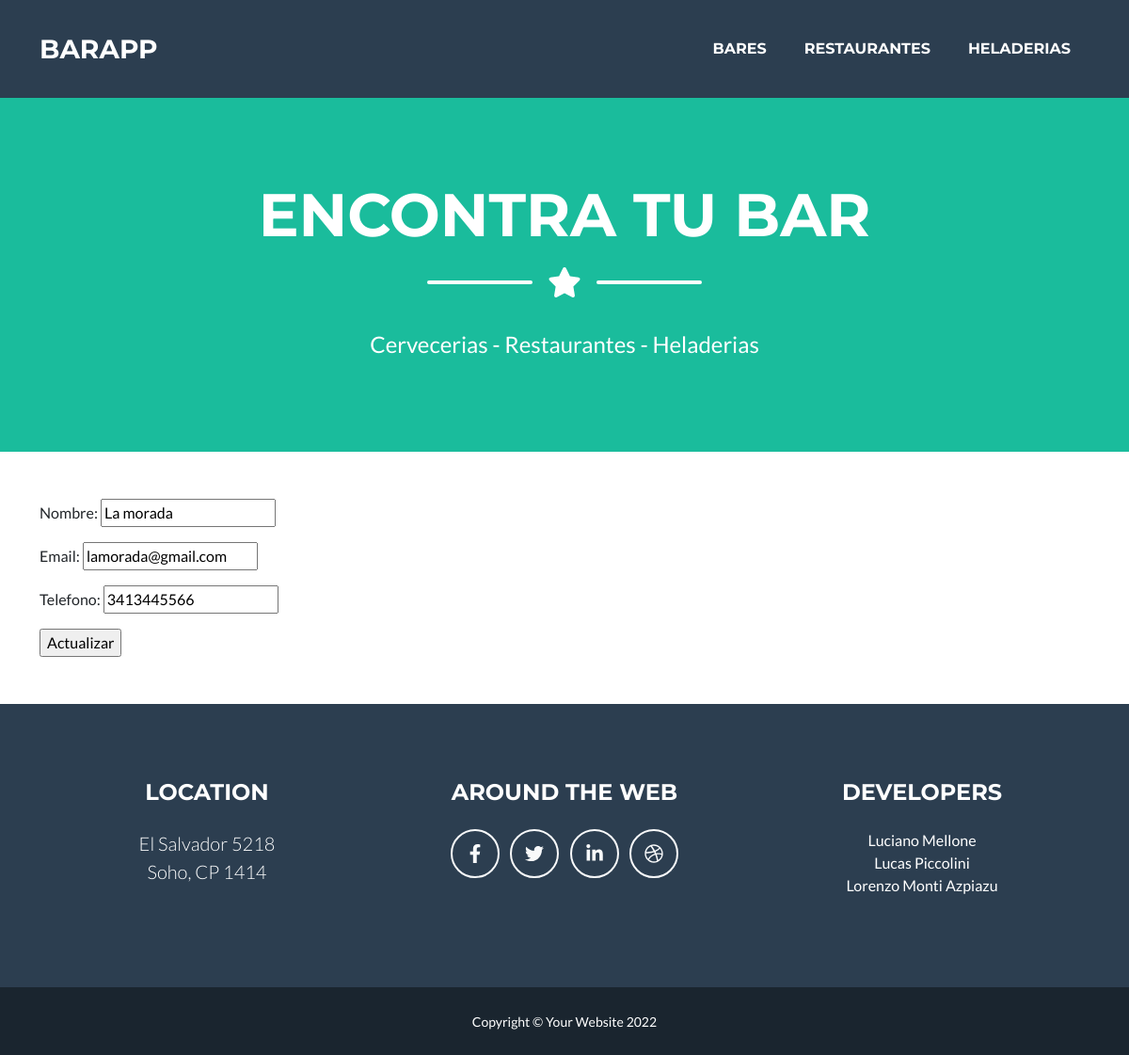
/app-bares/restaurantes-update/1, run on the app's committed database.
### Bares/models.py (models this page shows, shortened)
class Restaurantes(models.Model):
    nombre = models.CharField(max_length = 100)
    email = models.EmailField()
    telefono = models.IntegerField()

### Bares/views.py (the view)
# urls.py: path('restaurantes-update/<pk>', RestaurantesUpdate.as_view(), name="restaurante_update"),
class RestaurantesUpdate(UpdateView):
    model = Restaurantes
    template_name = 'restaurantes_update.html'
    fields = ("__all__")
    success_url = "/app-bares/restaurantes/"
    context_object_name = "restaurantes"

### Bares/Templates/restaurantes_update.html
{% extends 'padre.html' %}
{% load static %}
{% block contenidoQueCambia %}
    <form action="{% url 'restaurante_update' restaurantes.id %}" method="POST">{% csrf_token %}
        {{form.as_p}}
        <input type="submit" value="Actualizar"/>
    </form>
{% endblock contenidoQueCambia %}

### data on the page
Restaurantes: nombre "La morada", email "lamorada@gmail.com", telefono "3413445566"
